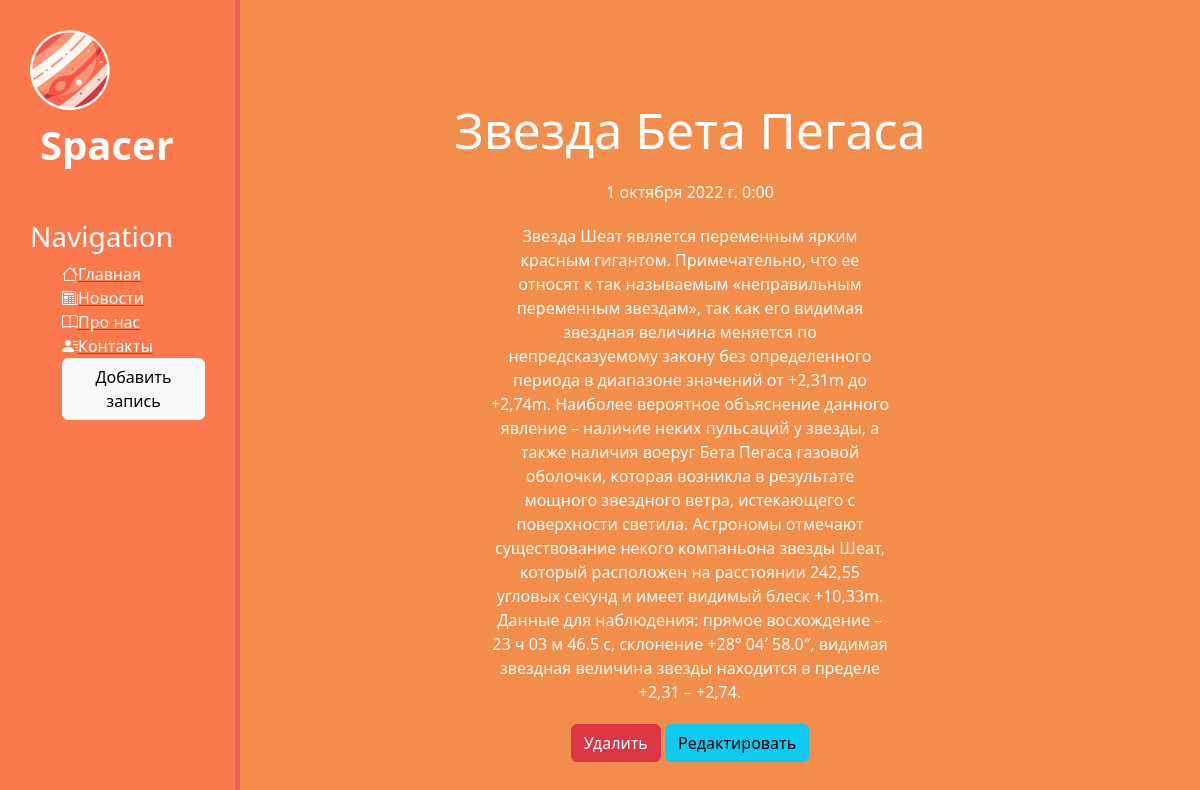
Screenshot of /news/10 with the database file from the repository.
### news/models.py (models this page shows, shortened)
class Articles(models.Model):
    title = models.CharField('Название', max_length=50)
    anons = models.CharField('Анонс' , max_length=250)
    full_text = models.TextField('Статья')
    date = models.DateTimeField('Дата публикации')
    class Meta:
        verbose_name = 'Новость'
        verbose_name_plural ='Новости'

### news/views.py (the view)
# urls.py: path('<int:pk>', views.NewsDetailView.as_view(), name = 'news-detail'),
class NewsDetailView(DetailView):
    model = Articles
    template_name = 'news/details_view.html'
    context_object_name = 'article'

### news/templates/news/details_view.html (shortened to what this page needs)
{% extends 'main/layout.html' %}
{% block content %}
<div class='features'>
    <h1>{{ article.title }}</h1>
    <p>{{ article.date }}</p>
    <p>{{ article.full_text }}</p>
    <a href="{% url 'news-delete' article.id %}" class="btn btn-danger">Удалить</a>
    <a href="{% url 'news-update' article.id %}" class="btn btn-info">Редактировать</a>
</div>
{% endblock %}

### main/static/main/css/main.css (style rules this page uses)
body { background: #F28D4B; }
main .features { float:left; color: #fff; margin-top: 100px; text-align: center; width: 75%; }
main .features h1 { font-size: 50px }
main .features p { max-width: 400px; margin: 20px auto }

### rows the page displays
Articles: title "Звезда Бета Пегаса", date "1 октября 2022 г. 0:00", full_text "Звезда Шеат является переменным ярким красным гигантом. Примечательно, что ее относят к так называемым «неправильным переменным звездам», так как его видимая звездная величина меняется по непредсказуемому закону без определенного периода в диапазоне значений от +2,31m до +2,74m. Наиболее вероятное объяснение данного явление – наличие неких пульсаций у звезды, а также наличия воеруг Бета Пегаса газовой оболочки, которая возникла в результате мощного звездного ветра, истекающего с поверхности светила. Астрономы отмечают существование некого компаньона звезды Шеат, который расположен на расстоянии 242,55 угловых секунд и имеет видимый блеск +10,33m. Данные для наблюдения: прямое восхождение –…"
